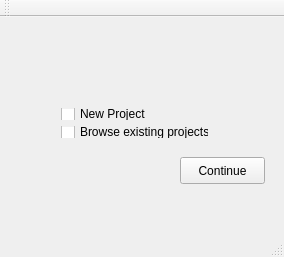
<?xml version="1.0" encoding="UTF-8"?>
<ui version="4.0">
 <class>FirstWindow</class>
 <widget class="QMainWindow" name="FirstWindow">
  <property name="geometry">
   <rect>
    <x>0</x>
    <y>0</y>
    <width>284</width>
    <height>257</height>
   </rect>
  </property>
  <property name="sizePolicy">
   <sizepolicy hsizetype="Preferred" vsizetype="Preferred">
    <horstretch>0</horstretch>
    <verstretch>0</verstretch>
   </sizepolicy>
  </property>
  <property name="sizeIncrement">
   <size>
    <width>0</width>
    <height>0</height>
   </size>
  </property>
  <property name="windowTitle">
   <string>FirstWindow</string>
  </property>
  <widget class="QWidget" name="centralWidget">
   <widget class="QPushButton" name="push">
    <property name="geometry">
     <rect>
      <x>180</x>
      <y>140</y>
      <width>85</width>
      <height>27</height>
     </rect>
    </property>
    <property name="text">
     <string>Continue</string>
    </property>
   </widget>
   <widget class="QWidget" name="layoutWidget">
    <property name="geometry">
     <rect>
      <x>50</x>
      <y>80</y>
      <width>170</width>
      <height>52</height>
     </rect>
    </property>
    <layout class="QVBoxLayout" name="verticalLayout">
     <item>
      <widget class="QCheckBox" name="newproject">
       <property name="text">
        <string>New Project</string>
       </property>
      </widget>
     </item>
     <item>
      <widget class="QCheckBox" name="browseproject">
       <property name="text">
        <string>Browse existing projects</string>
       </property>
      </widget>
     </item>
    </layout>
   </widget>
   <zorder>layoutWidget</zorder>
   <zorder>push</zorder>
  </widget>
  <widget class="QMenuBar" name="menuBar">
   <property name="geometry">
    <rect>
     <x>0</x>
     <y>0</y>
     <width>284</width>
     <height>27</height>
    </rect>
   </property>
  </widget>
  <widget class="QToolBar" name="mainToolBar">
   <attribute name="toolBarArea">
    <enum>TopToolBarArea</enum>
   </attribute>
   <attribute name="toolBarBreak">
    <bool>false</bool>
   </attribute>
  </widget>
  <widget class="QStatusBar" name="statusBar"/>
 </widget>
 <layoutdefault spacing="6" margin="11"/>
 <resources/>
 <connections/>
</ui>
